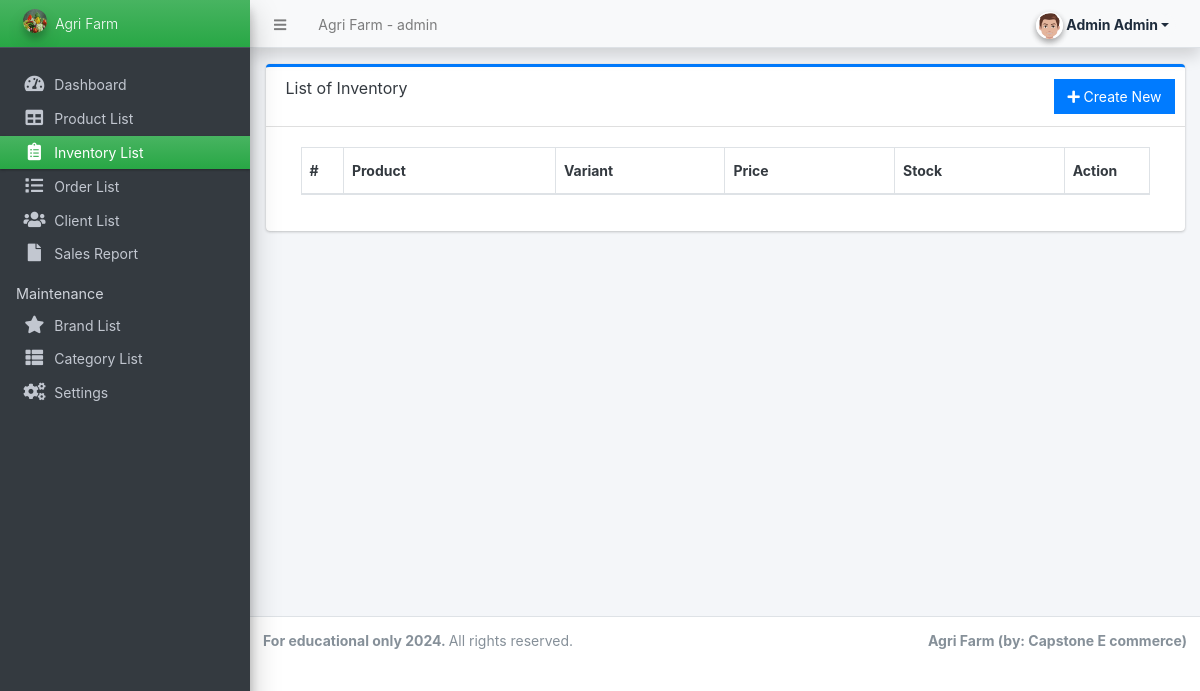
Before: /admin/?page=inventory (signed in) with the older database file.
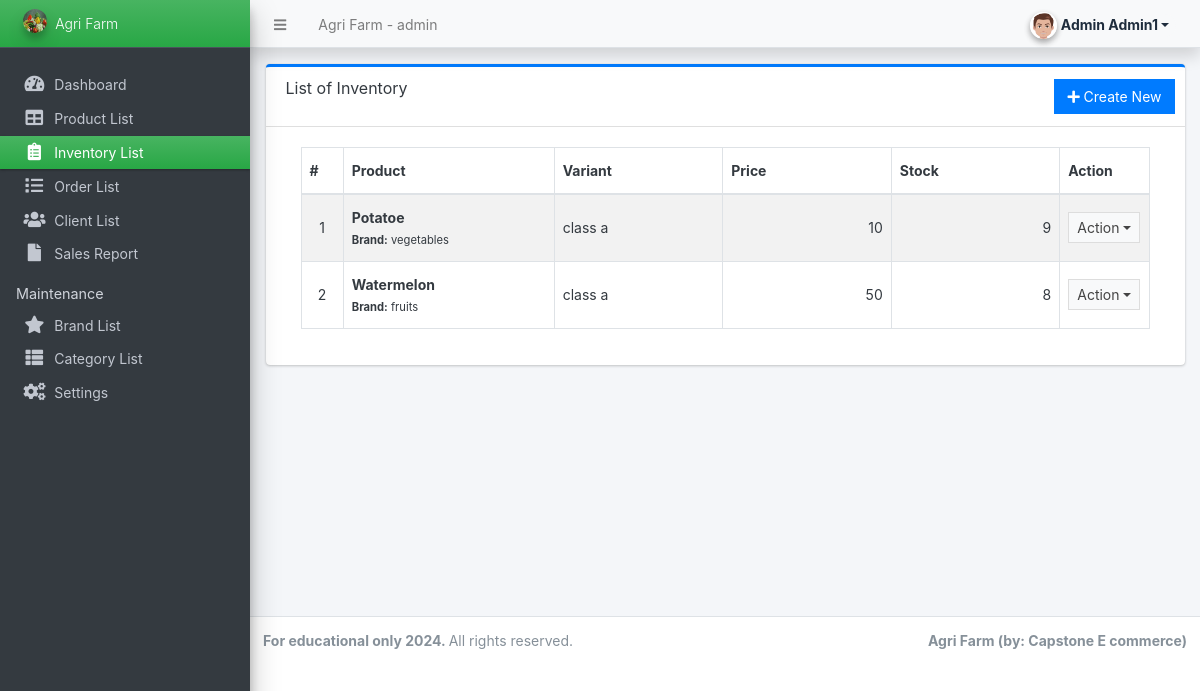
After: the same page with the newer database file.
### tables this page shows
CREATE TABLE `inventory` (
  `id` int(30) NOT NULL,
  `user_id_inventory` int(11) NOT NULL,
  `variant` text NOT NULL,
  `product_id` int(30) NOT NULL,
  `quantity` double NOT NULL,
  `price` float NOT NULL,
  `date_created` datetime NOT NULL DEFAULT current_timestamp(),
  `date_updated` datetime DEFAULT NULL ON UPDATE current_timestamp()
);

CREATE TABLE `products` (
  `id` int(30) NOT NULL,
  `brand_id` int(30) NOT NULL,
  `category_id` int(30) NOT NULL,
  `name` varchar(250) NOT NULL,
  `specs` text NOT NULL,
  `status` tinyint(1) NOT NULL DEFAULT 1,
  `delete_flag` tinyint(1) NOT NULL DEFAULT 0,
  `date_created` datetime NOT NULL DEFAULT current_timestamp(),
  `user_id` int(50) NOT NULL
);

CREATE TABLE `brands` (
  `id` int(30) NOT NULL,
  `user_id_brand` int(11) NOT NULL,
  `name` varchar(250) NOT NULL,
  `description` text DEFAULT NULL,
  `image_path` text DEFAULT NULL,
  `status` tinyint(1) NOT NULL DEFAULT 1,
  `delete_flag` tinyint(1) NOT NULL DEFAULT 0,
  `date_created` datetime NOT NULL DEFAULT current_timestamp()
);

### classes/DBConnection.php (called while the page is built, shortened)
<?php
class DBConnection
{
    private $host = 'localhost';
    private $username = 'root';
    private $password = '';
    private $database = 'store';
    public $conn;
    public function __construct()
    {
        if (!isset($this->conn)) {
            $this->conn = new mysqli($this->host, $this->username, $this->password, $this->database, 8111);
        }
    }
}

### classes/SystemSettings.php (called while the page is built, shortened)
<?php
class SystemSettings extends DBConnection
{
	function userdata($field = '')
	{
		if (!empty($field)) {
			if (isset($_SESSION['userdata'][$field]))
				return $_SESSION['userdata'][$field];
			else
				return null;
		} else {
			return false;
		}
	}
}
$_settings = new SystemSettings();

### config.php (called while the page is built, shortened)
<?php
require_once('classes/DBConnection.php');
require_once('classes/SystemSettings.php');
function validate_image($file){
	if(!empty($file)){
        $ex = explode("?",$file);
        $file = $ex[0];
        $ts = isset($ex[1]) ? "?".$ex[1] : '';
		if(is_file(base_app.$file)){
			return base_url.$file.$ts;
		}else{
			return base_url.'dist/img/no-image-available.png';
		}
	}else{
		return base_url.'dist/img/no-image-available.png';
	}
}
function format_num($number = '' , $decimal = ''){
    if(is_numeric($number)){
        $ex = explode(".",$number);
        $decLen = isset($ex[1]) ? strlen($ex[1]) : 0;
        if(is_numeric($decimal)){
            return number_format($number,$decimal);
        }else{
            return number_format($number,$decLen);
        }
    }else{
        return "Invalid Input";
    }
}
?>

### admin/inventory/index.php (the view, shortened to what the changed rows need)
<div class="card card-outline card-primary">
	<div class="card-body">
		<div class="container-fluid">
        <div class="container-fluid">
			<table class="table table-hover table-striped table-bordered">
				<colgroup>
				</colgroup>
				<thead>
					<tr>
						<th>#</th>
						<th>Product</th>
						<th>Variant</th>
						<th>Price</th>
						<th>Stock</th>
						<th>Action</th>
					</tr>
				</thead>
				<tbody>
					<?php
					$i = 1;
						$qry = $conn->query("SELECT i.*,p.name as product,b.name as bname from `inventory` i inner join `products` p on p.id = i.product_id inner join brands b on p.brand_id = b.id order by unix_timestamp(i.date_created) desc ");
						while($row = $qry->fetch_assoc()):
						$sold = $conn->query("SELECT SUM(ol.quantity) as sold FROM order_list ol inner join orders o on o.id = ol.order_id where ol.inventory_id='{$row['id']}' and o.`status` != 4 ");
						$sold = $sold->num_rows > 0 ? $sold->fetch_assoc()['sold'] : 0;
						$avail = $row['quantity'] - $sold;
						foreach($row as $k=> $v){
							$row[$k] = trim(stripslashes($v));
						}
					?>
						<tr>
							<td class="text-center"><?php echo $i++; ?></td>
							<td>
								<b><?php echo $row['product'] ?></b> <br>
								<small><b>Brand:</b> <?php echo $row['bname'] ?></small>
							</td>
							<td class=""><?php echo ($row['variant']) ?></td>
							<td class="text-right"><?php echo format_num($row['price']) ?></td>
							<td class="text-right"><?php echo $avail ?></td>
							<td align="center">
								 <button type="button" class="btn btn-flat btn-default btn-sm dropdown-toggle dropdown-icon" data-toggle="dropdown">
				                  		Action
				                  </button>
							</td>
						</tr>
					<?php endwhile; ?>
				</tbody>
			</table>
		</div>
		</div>
	</div>
</div>

### admin/inc/topBarNav.php (shortened to what the changed rows need)
<nav class="main-header navbar navbar-expand navbar-light shadow text-sm">
  <ul class="navbar-nav ml-auto">
    <li class="nav-item">
      <div class="btn-group nav-link">
        <button type="button" class="btn btn-rounded badge badge-light dropdown-toggle dropdown-icon" data-toggle="dropdown">
          <span><img src="<?php echo validate_image($_settings->userdata('avatar')) ?>" class="img-circle elevation-2 user-img" alt="User Image"></span>
          <span class="ml-3"><?php echo ucwords($_settings->userdata('firstname') . ' ' . $_settings->userdata('lastname')) ?></span>
        </button>
      </div>
    </li>
  </ul>
</nav>

Changed rows visible on the page:
added inventory: product.name "Potatoe", brands.name "vegetables", variant "class a", price "10", avail "9"
added inventory: product.name "Watermelon", brands.name "fruits", variant "class a", price "50", avail "8"
Other visible differences:
text no longer shown: "Admin Admin"
text now shown: "Admin Admin1"
